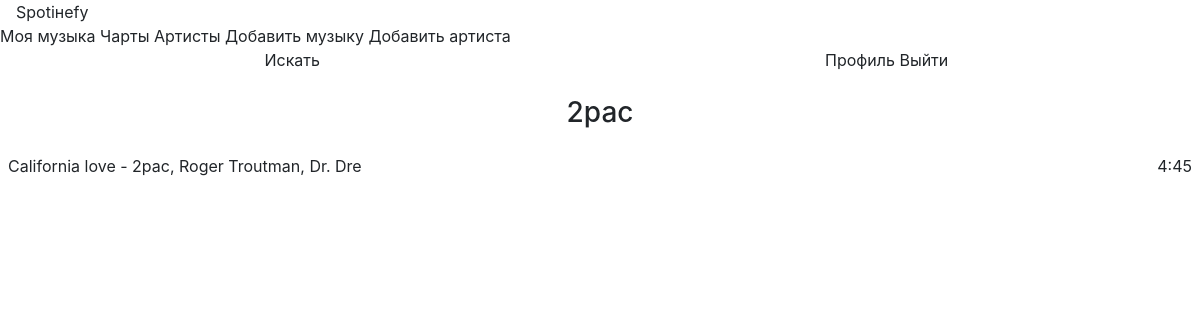
The page /artist/1 on the database as committed earlier.
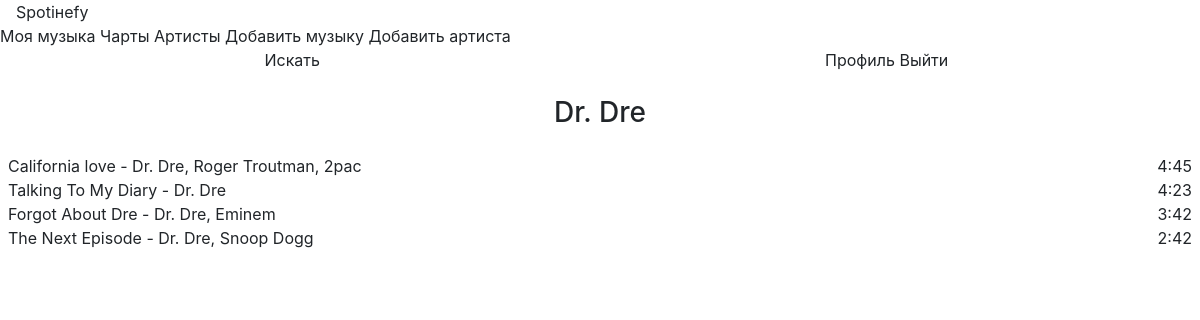
The same page on the database as committed later.
### data/authors.py (models this page shows)
class Author(SqlAlchemyBase):
    __tablename__ = 'authors'
    id = sqlalchemy.Column(sqlalchemy.Integer,
                           primary_key=True, autoincrement=True)
    name = sqlalchemy.Column(sqlalchemy.String, nullable=True)
    songs = orm.relationship("Song", secondary="links")

### data/songs.py (models this page shows)
class Song(SqlAlchemyBase):
    __tablename__ = 'songs'
    id = sqlalchemy.Column(sqlalchemy.Integer,
                           primary_key=True, autoincrement=True)
    name = sqlalchemy.Column(sqlalchemy.String, nullable=True)
    duration = sqlalchemy.Column(sqlalchemy.Integer)
    clip = sqlalchemy.Column(sqlalchemy.String, nullable=True)
    year = sqlalchemy.Column(sqlalchemy.Integer)
    authors = orm.relationship("Author", secondary="links")

### main.py (the view)
@app.route('/artist/<id>', methods=["POST", "GET"])
def give_artist(id):
    author = db_sess.query(Author).filter(Author.id == id).first()
    songs = []
    song_ids = list(db_sess.query(Link).filter(Link.author_id == id).all())
    song_ids = list(map(lambda x: x.song_id, song_ids))
    for i in range(len(song_ids)):
        songs.append(db_sess.query(Song).filter(Song.id == song_ids[i]).first())
    print(songs)
    for i in range(len(songs)):
        songs[i] = (", ".join(
            map(
                lambda x: x.name,
                db_sess.query(Author).filter(
                    Author.id.in_(json.loads(get_song_data(songs[i].id))["authors"])
                ),
            )
        ), songs[i])
    return render_template("give_artist.html", author=author, songs=songs)

### main.py (called while the page is built)
@app.route("/get-song-data/<id>")
def get_song_data(id):
    res = {}
    song = db_sess.query(Song).filter(Song.id == id).first()
    res["authors"] = list(
        map(lambda x: x.author_id, db_sess.query(Link).filter(Link.song_id == id))
    )
    res["year"] = song.year
    res["duration"] = song.duration
    res["name"] = song.name
    return json.dumps(res)

### templates/give_artist.html (shortened to what this page needs)
{% extends "base.html" %} {% block content %}
<div class = "search">
  <div style="display: flex">
    <div class="artist">
        <h3 align="center">{{author.name}}</h3>
    </div>
  </div>
  <b-list-group>
    {% for song in songs: %}
    <b-list-group-item class="d-flex align-items-center"  href="/share-song/{{song[1].id}}">
      <span class="mr-auto">{{song[1].name}} - {{song[0]}}</song></span>
      <b-badge variant="danger">{{song[1].duration // 60}}:{{song[1].duration % 60}}</b-badge>
    </b-list-group-item>
    {% endfor %}
  </b-list-group>
</div>
{% endblock %}

### templates/base.html (shortened to what this page needs)
<!DOCTYPE html>
<html lang="en">
  <head>
    <link type="text/css" rel="stylesheet" href="/static/css/style.css" />
    <link
      type="text/css"
      rel="stylesheet"
      href="https://unpkg.com/bootstrap@4.5.3/dist/css/bootstrap.min.css"
    />
    <link
      type="text/css"
      rel="stylesheet"
      href="//unpkg.com/bootstrap-vue@latest/dist/bootstrap-vue.min.css"
    />
  </head>
  <body>
    <div id="app">
      <header>
        <b-navbar toggleable="lg" type="dark" variant="danger">
          <div class="brand">
            <b-navbar-brand href="#">Spotiнеfy</b-navbar-brand>
          </div>
          <b-collapse id="nav-collapse" is-nav>
            <b-navbar-nav>
              <b-nav-item href="/music">Моя музыка</b-nav-item>
              <b-nav-item href="/charts">Чарты</b-nav-item>
              <b-nav-item href="/artists">Артисты</b-nav-item>
              <b-nav-item href="/add-music">Добавить музыку</b-nav-item>
              <b-nav-item href="/add-artist">Добавить артиста</b-nav-item>
            </b-navbar-nav>
            <b-navbar-nav class="ml-auto" text-align="right">
              <div class="right-aligned-header">
                <div class="right-aligned-header-item">
                  <b-nav-form>
                    <div class="form-search">
                      <div class="form-search-item">
                      </div>
                      <div class="form-search-item">
                        <b-button
                          size="sm"
                          class="my-2 my-sm-0"
                          type="submit"
                          :href="'/find/' + req"
                          variant="light"
                          >Искать</b-button
                        >
                      </div>
                    </div>
                  </b-nav-form>
                </div>
                <div class="right-aligned-header-item">
                  <b-nav-item-dropdown right>
                    <b-dropdown-item href="/setting">Профиль</b-dropdown-item>
                    <b-dropdown-item href="/logout">Выйти</b-dropdown-item>
                  </b-nav-item-dropdown>
                </div>
              </div>
            </b-navbar-nav>
          </b-collapse>
        </b-navbar>
      </header>
      <main>{% block content %}{% endblock %}</main>
    </div>
  </body>
</html>

### static/css/style.css (style rules this page uses)
.form-search { display: flex; justify-content: space-around; }
.ml-auto { margin-left: auto; }
.right-aligned-header { display: flex; justify-content: space-around; }
.right-aligned-header-item { margin-right: 1em; margin-left: 1em; }
.form-search-item { margin-right: 0.1em; margin-left: 0.1em; }
.brand { margin-left: 1em; }
header { position: sticky; width: 100%; top: 0; }
.artist { margin-left: auto !important; margin-right: auto !important; }
.artist { margin: 1rem; }
.search { margin: 0.5rem; }

Rows that differ between the two databases and show on the page:
now on one of the page's lists (row edited): Author: name "Talking To My Diary", name "Dr. Dre", duration "4", song[1].duration%60 "23"
changed Author: name "2pac" → "Dr. Dre"
computed for Song "California love": song "2pac, Roger Troutman, Dr. Dre" → "Dr. Dre, Roger Troutman, 2pac"
added Song: name "Forgot About Dre", song "Dr. Dre, Eminem", duration "3", song[1].duration%60 "42"
added Song: name "The Next Episode", song "Dr. Dre, Snoop Dogg", duration "2", song[1].duration%60 "42"
